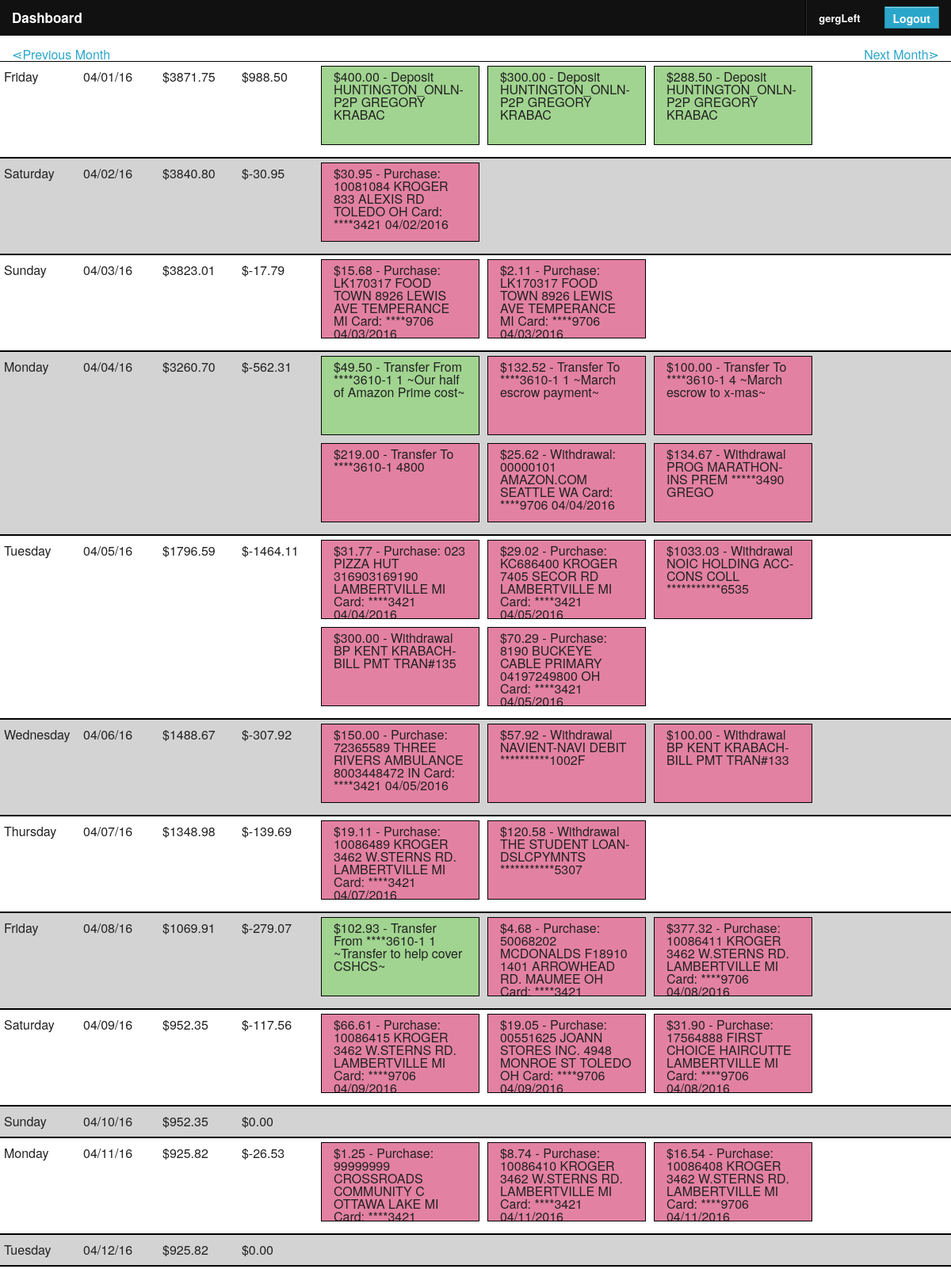
/site-sections/budget/view_ledger.php?d=04/01/16 (signed in, upper part), run on the app's committed database.
### tables this page shows
CREATE TABLE `authorized_users` (
  `user_id` int(11) NOT NULL AUTO_INCREMENT,
  `username` varchar(45) DEFAULT NULL,
  `password` varchar(255) DEFAULT NULL,
  `last_login` datetime DEFAULT NULL,
  `create_date` datetime DEFAULT NULL,
  PRIMARY KEY (`user_id`),
  UNIQUE KEY `username_UNIQUE` (`username`)
);

CREATE TABLE `ledger_items` (
  `id` int(11) NOT NULL AUTO_INCREMENT,
  `type` varchar(10) NOT NULL,
  `category` int(10) NOT NULL,
  `company` varchar(150) DEFAULT NULL,
  `value` double NOT NULL,
  `date` datetime NOT NULL DEFAULT CURRENT_TIMESTAMP,
  `recurring_set_id` int(11) DEFAULT NULL,
  `status` varchar(10) NOT NULL DEFAULT 'cleared',
  PRIMARY KEY (`id`)
);

### includes/functions_helperFunctions.php (called while the page is built, shortened)
<?php
function isExternalPage($page) {
	switch($page) {
		default:
			return false;
			break;
	}
}
?>

### functions.php (called while the page is built, shortened)
<?php
include 'includes/db_sql.phpclass.inc';
include 'includes/functions_helperFunctions.php';
include 'includes/membership_info.phpclass.inc';
include 'includes/ledger_item.phpclass.inc';
$loginProtectedPage = !isExternalPage($page_tag);
$currentUserInfo = new membership_info();
if (isset($_SESSION["user_id"])) {
  $currentUserInfo->setUserInfo($_SESSION["user_id"]);
}
$currentUser = $currentUserInfo->username;
?>

### includes/membership_info.phpclass.inc (called while the page is built, shortened)
<?php
class membership_info {
  public function setUserInfo($userId) {
    $db = new db_sql();
    $query =
      "SELECT
        *
      FROM
        authorized_users
      WHERE ";
    $query .= sprintf("user_id = '%s' ", $userId);
    $db->query($query);
    if ($db->next_record()) {
      $this->user_id = $db->f("user_id");
      if (isset($this->user_id)) {
        $this->username = $db->f("username");
      }
    }
  }
}
?>

### includes/db_sql.phpclass.inc (called while the page is built, shortened)
<?php
class db_sql {
	private $host;
	private $database;
	private $user;
	private $password;
	public $Record = array();
	private $Link_ID    = 0;
	private $Query_ID   = 0;
	public function __construct($database="") {
		switch ($database)
		{
			default:
			case 'center':
				$this->host = "localhost";
				$this->database = 'center_gergleft_com';
				$this->user = 'gergLeft';
				$this->password = 'TjCxsFXC';
				break;
		}
	}
	function connect($database = "", $host = "", $user = "", $password = "") {
		if ($database == "")
			$database = $this->database;
		if ($host == "")
			$host = $this->host;
		if ($user == "")
			$user = $this->user;
		if ($password == "")
			$password = $this->password;
		if ($this->Link_ID == 0) {
			$this->Link_ID = mysql_connect($host, $user, $password, true, 2);
		}
		return $this->Link_ID;
	}
	public function query($Query_String) {
		$this->Query_ID = @mysql_query($Query_String,$this->Link_ID);
		$this->Error = mysql_error();
		return $this->Query_ID;
	}
	public function next_record() {
		$this->Record = @mysql_fetch_array($this->Query_ID);
		$stat = is_array($this->Record);
		return $stat;
	}
	function f($Name) {
		return stripslashes($this->Record[$Name]);
	}
}
?>

### includes/ledger_item.phpclass.inc (called while the page is built, shortened)
<?php
class ledger_item {
  public static function get_starting_balance($date) {
    $db = new db_sql();
    $query = "
      SELECT
        sum(value) as sum,
        type
      FROM
        ledger_items
      WHERE
        date < '" . date("Y-m-d 00:00:00", strtotime($date)) . "'
      GROUP BY type
      ";
    $db->query($query);
    if ($db->Error) {
      throw new Exception($db->Error);
    } else {
      $bal = 0;
      while($db->next_record()) {
          if ("income" === $db->f("type")) {
            $bal += $db->f("sum");
          } else {
            $bal -= $db->f("sum");
          }
      }
      return $bal;
    }
  }
  public static function get_all_ledger_items() {
    $l = new ledger_item();
    return $l->getLedgerBy_criteria();
  }
  private function getLedgerBy_criteria($arr = array()) {
    $db = new db_sql();
    $query =
      "SELECT
        *
      FROM
        ledger_items
      WHERE ";
    if (!isset($arr["relation"])) {
      $arr["relation"] = "AND";
    }
    $query .= " 1 = 1";
    $db->query($query);
    $return_arr = array();
    while ($db->next_record()) {
      $item = new ledger_item();
      $item->id = $db->f("id");
      $item->type = $db->f("type");
      $item->company = $db->f("company");
      $item->category = $db->f("category");
      $item->value = $db->f("value");
      $item->date = date('m/d/y', strtotime($db->f("date")));
      $item->time = date('H:i:s', strtotime($db->f("date")));
      $return_arr[] = $item;
    }
    if (0 === sizeof($return_arr)) {
      return false;
    } else if (1 === sizeof($return_arr)) {
      $this->id = $return_arr[0]->id;
      $this->type = $return_arr[0]->type;
      $this->category = $return_arr[0]->category;
      $this->company = $return_arr[0]->company;
      return true;
    } else {
      return $return_arr;
    }
  }
}
?>

### site-sections/budget/view_ledger.php (the view, shortened to what this page needs)
<?php
  $page_tag = 'view_ledger';
  include 'functions.php';
?>
<?php include 'components/global/header.php'; ?>
<?php
  $baseDate = isset($_GET["d"]) ? $_GET["d"] : date('m/d/y');
  $month_start = date('m/01/y', strtotime($baseDate));
  $month_end = date('m/t/y', strtotime($baseDate));
  $eodBalance = ledger_item::get_starting_balance($month_start);
  $ledger_items = ledger_item::get_all_ledger_items();
?>
<div class="row">
  <div class="columns small-6">
    <a href="/site-sections/budget/view_ledger.php?d=<?php echo date('m/01/y', strtotime($month_start . ' -1 day')); ?> ">&ltdot;Previous Month</a>
  </div>
  <div class="columns small-6 text-right">
    <a href="/site-sections/budget/view_ledger.php?d=<?php echo date('m/01/y', strtotime($month_end . ' +1 day')); ?> ">Next Month&gtdot;</a>
  </div>
</div>
<?php
  $alt = false;
  for ($d = strtotime($month_start); $d <= strtotime($month_end); $d = strtotime(date('m/d/y', $d) . ' +1 day')) :
    $date = date('m/d/y', $d);
    $day_transactions = array();
    $day_summary = 0;
    foreach($ledger_items as $ledger_item) {
      if ($ledger_item->date === $date){
        $day_transactions[] = $ledger_item;
        if ($ledger_item->type == ledger_item::EXPENSE) {
          $day_summary -= abs($ledger_item->value);
        } else {
          $day_summary += abs($ledger_item->value);
        }
      }
    }
?>
<div class="row ledger_day <?php if ($alt) { $alt = false; echo "alt"; } else { $alt = true; } ?>">
  <div class="columns small-6 medium-2 large-1 ledger_day_heading">
    <?php echo date('l', $d); ?>
  </div>
  <div class="columns small-6 medium-2 large-1 ledger_day_heading">
    <?php echo date('m/d/y', $d); ?>
  </div>
  <div class="columns small-6 medium-2 large-1 ledger_day_heading">
    <?php
      $eodBalance += $day_summary;
      echo sprintf("$%01.2f", $eodBalance);
    ?>
  </div>
  <div class="columns small-6 medium-2 large-1 ledger_day_heading">
    <?php echo sprintf("$%01.2f", $day_summary); ?>
  </div>
  <div class="columns small-12 large-8">
    <div class="row">
      <?php foreach ($day_transactions as $t) : ?>
      <div class="columns small-12 medium-4 large-3 <?php echo ($t->type === ledger_item::EXPENSE) ? "expense-record" : "income-record"; ?>">
        <?php echo sprintf("$%01.2f", $t->value); ?> -
        <?php echo $t->company; ?>
      </div>
      <?php endforeach; ?>
    </div>
  </div>
</div>
<?php endfor; ?>
<?php include "components/global/footer.php"; ?>

### components/global/header_menu.php (shortened to what this page needs)
<?php if ($loginProtectedPage) : ?>
<form method="POST">
	<div>
		<LoggedInTemplate>
	    <nav class="top-bar">
	      <ul class="title-area">
	        <li class="name">
	          <h1><a href="/dashboard.php">Dashboard</a></h1>
	        </li>
	      </ul>
	      <section class="top-bar-section">
	        <ul class="right">
	          <li class="divider"></li>
	          <li>
                <a href="profile.php"><?php echo $currentUser; ?></a>
	          </li>
              <li class="has-form">
                <input type="submit" class="button" value="Logout" id="btnLogout" name="btnLogout" />
              </li>
            </ul>
          </section>
        </nav>
	  </LoggedInTemplate>
	</div>
</form>
<?php endif; ?>

### stylesheets/layout.css (style rules this page uses)
.expense-record { background-color: #E381A2; margin: 0 5px 10px; border: 1px solid black; height: 100px; overflow: hidden; padding: 5px; }
.income-record { background-color: #a1d490; margin: 0 5px 10px; border: 1px solid black; height: 100px; overflow: hidden; padding: 5px; }
.row.ledger_day { border-top: 1px solid black; border-bottom: 1px solid black; padding: 5px 0px; }
.row.ledger_day.alt { background-color: lightgray; }
.row.ledger_day .ledger_day_heading { padding: 6px 0px 6px 5px; }

### stylesheets/grid-5.css (style rules this page uses)
.row:before, .row:after { content: " "; display: table; }
.row:after { clear: both; }
.row .row { margin-left: -0.9375em; margin-right: -0.9375em; max-width: none; width: auto; *zoom: 1; }
.row .row:before, .row .row:after { content: " "; display: table; }
.row .row:after { clear: both; }
.column, .columns { padding-left: 0.9375em; padding-right: 0.9375em; width: 100%; float: left; position: relative; }
@media only screen { .small-6 { width: 50%; } }
@media only screen { .small-12 { width: 100%; } }
@media only screen and (min-width: 640px) { .medium-2 { width: 16.66667%; } }
@media only screen and (min-width: 640px) { .medium-4 { width: 33.33333%; } }
@media only screen and (min-width: 1024px) { .large-1 { width: 8.33333%; } }
@media only screen and (min-width: 1024px) { .large-3 { width: 25%; } }
@media only screen and (min-width: 1024px) { .large-8 { width: 66.66667%; } }

### data on the page
authorized_users: username "gergLeft"
ledger_items: value "400.00", company "Deposit HUNTINGTON_ONLN-P2P GREGORY KRABAC"
ledger_items: value "300.00", company "Deposit HUNTINGTON_ONLN-P2P GREGORY KRABAC"
ledger_items: value "288.50", company "Deposit HUNTINGTON_ONLN-P2P GREGORY KRABAC"
ledger_items: value "30.95", company "Purchase: 10081084 KROGER 833 ALEXIS RD TOLEDO OH Card: ****3421 04/02/2016"
ledger_items: value "15.68", company "Purchase: LK170317 FOOD TOWN 8926 LEWIS AVE TEMPERANCE MI Card: ****9706 04/03/2016"
ledger_items: value "2.11", company "Purchase: LK170317 FOOD TOWN 8926 LEWIS AVE TEMPERANCE MI Card: ****9706 04/03/2016"
ledger_items: value "49.50", company "Transfer From ****3610-1 1 ~Our half of Amazon Prime cost~"
ledger_items: value "132.52", company "Transfer To ****3610-1 1 ~March escrow payment~"
ledger_items: value "100.00", company "Transfer To ****3610-1 4 ~March escrow to x-mas~"
ledger_items: value "219.00", company "Transfer To ****3610-1 4800"
ledger_items: value "25.62", company "Withdrawal: 00000101 AMAZON.COM SEATTLE WA Card: ****9706 04/04/2016"
ledger_items: value "134.67", company "Withdrawal PROG MARATHON-INS PREM *****3490 GREGO"
ledger_items: value "31.77", company "Purchase: 023 PIZZA HUT 316903169190 LAMBERTVILLE MI Card: ****3421 04/04/2016"
ledger_items: value "29.02", company "Purchase: KC686400 KROGER 7405 SECOR RD LAMBERTVILLE MI Card: ****3421 04/05/2016"
ledger_items: value "1033.03", company "Withdrawal NOIC HOLDING ACC-CONS COLL ***********6535"
ledger_items: value "300.00", company "Withdrawal BP KENT KRABACH-BILL PMT TRAN#135"
ledger_items: value "70.29", company "Purchase: 8190 BUCKEYE CABLE PRIMARY 04197249800 OH Card: ****3421 04/05/2016"
ledger_items: value "150.00", company "Purchase: 72365589 THREE RIVERS AMBULANCE 8003448472 IN Card: ****3421 04/05/2016"
ledger_items: value "57.92", company "Withdrawal NAVIENT-NAVI DEBIT **********1002F"
ledger_items: value "100.00", company "Withdrawal BP KENT KRABACH-BILL PMT TRAN#133"
ledger_items: value "19.11", company "Purchase: 10086489 KROGER 3462 W.STERNS RD. LAMBERTVILLE MI Card: ****3421 04/07/2016"
ledger_items: value "120.58", company "Withdrawal THE STUDENT LOAN-DSLCPYMNTS ***********5307"
ledger_items: value "102.93", company "Transfer From ****3610-1 1 ~Transfer to help cover CSHCS~"
ledger_items: value "4.68", company "Purchase: 50068202 MCDONALDS F18910 1401 ARROWHEAD RD. MAUMEE OH Card: ****3421…"
ledger_items: value "377.32", company "Purchase: 10086411 KROGER 3462 W.STERNS RD. LAMBERTVILLE MI Card: ****9706 04/08/2016"
ledger_items: value "66.61", company "Purchase: 10086415 KROGER 3462 W.STERNS RD. LAMBERTVILLE MI Card: ****9706 04/09/2016"
ledger_items: value "19.05", company "Purchase: 00551625 JOANN STORES INC. 4948 MONROE ST TOLEDO OH Card: ****9706 04/09/2016"
ledger_items: value "31.90", company "Purchase: 17564888 FIRST CHOICE HAIRCUTTE LAMBERTVILLE MI Card: ****9706 04/08/2016"
ledger_items: value "1.25", company "Purchase: 99999999 CROSSROADS COMMUNITY C OTTAWA LAKE MI Card: ****3421…"
ledger_items: value "8.74", company "Purchase: 10086410 KROGER 3462 W.STERNS RD. LAMBERTVILLE MI Card: ****3421 04/11/2016"
ledger_items: value "16.54", company "Purchase: 10086408 KROGER 3462 W.STERNS RD. LAMBERTVILLE MI Card: ****9706 04/11/2016"

### other printed values
date('l', $d) "Friday"
date('m/d/y', $d) "04/01/16"
$eodBalance "3871.75"
$day_summary "988.50"
date('l', $d) "Saturday"
date('m/d/y', $d) "04/02/16"
$eodBalance "3840.80"
$day_summary "-30.95"
date('l', $d) "Sunday"
date('m/d/y', $d) "04/03/16"
$eodBalance "3823.01"
$day_summary "-17.79"
date('l', $d) "Monday"
date('m/d/y', $d) "04/04/16"
$eodBalance "3260.70"
